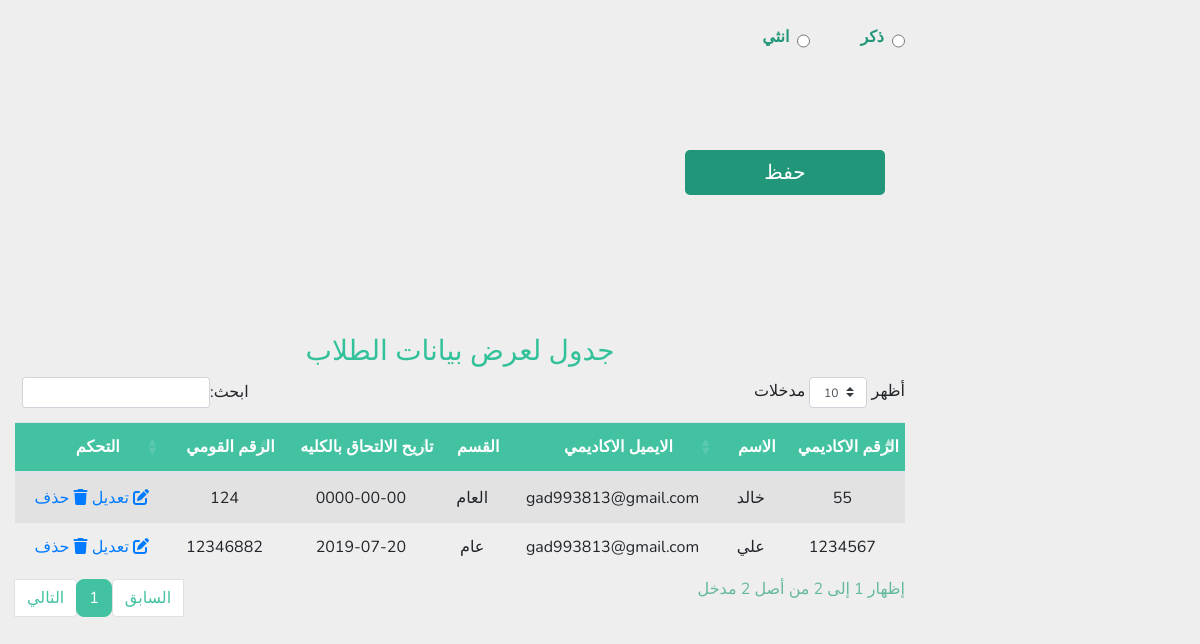
/Admins/AddStudent.php (signed in, lower part), run on an earlier commit of the app's database.
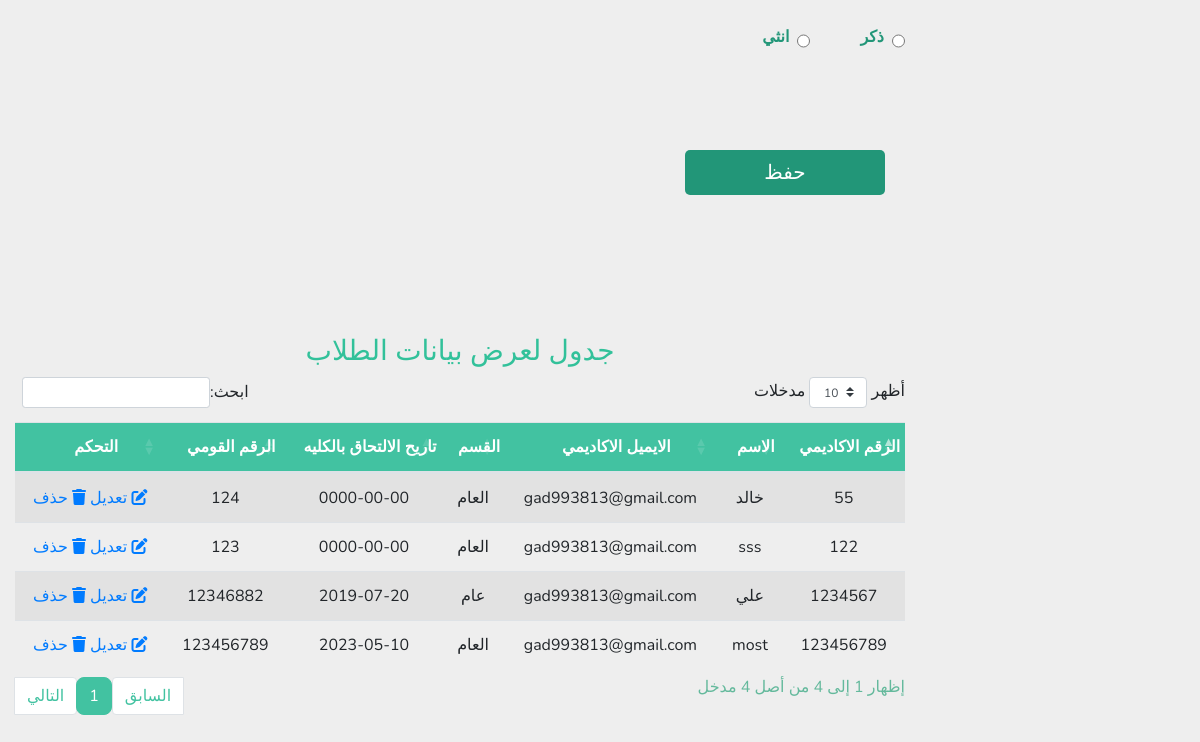
And on a later commit of the database.
### tables this page shows
CREATE TABLE `student` (
  `St_ID` int(30) NOT NULL,
  `Password` varchar(100) NOT NULL,
  `Image` varchar(100) NOT NULL DEFAULT 'profile.jpg',
  `Full_Name` varchar(100) DEFAULT NULL,
  `Gender` varchar(100) DEFAULT NULL,
  `Nationality` varchar(100) DEFAULT 'مصري',
  `Religion` varchar(100) DEFAULT NULL,
  `Address` varchar(100) DEFAULT NULL,
  `Date_Birth` date DEFAULT NULL,
  `National_ID` varchar(30) DEFAULT NULL,
  `Phone_Number` varchar(30) DEFAULT NULL,
  `Academic_Email` varchar(100) DEFAULT NULL,
  `School` varchar(100) DEFAULT NULL,
  `Qualification` varchar(100) DEFAULT 'ثانوي عام',
  `Total_Degree` double DEFAULT NULL,
  `Average` float DEFAULT NULL,
  `Date_Coordination` date DEFAULT NULL,
  `Number_Coordination` varchar(100) DEFAULT NULL,
  `Faculty` varchar(100) DEFAULT 'الحاسبات والمعلومات',
  `University` varchar(100) DEFAULT 'المنوفيه',
  `Department` varchar(100) DEFAULT 'عام',
  `Joining_Date` date DEFAULT NULL,
  `Job` varchar(100) NOT NULL DEFAULT 'طالب'
);

### Admins/AddStudent.php (the view, shortened to what this page needs)
<!DOCTYPE html>
<html lang="ar" dir="rtl">
<head>
    <link rel="stylesheet" href="../CssComponent/all.min.css">
    <link rel="stylesheet" href="../CssComponent/AddData.css">
    <link rel="stylesheet" href="../CssComponent/Table.css">
    <link rel="stylesheet" href="../CssComponent/Dashboard.css">
    <link rel="stylesheet" href="https://maxcdn.bootstrapcdn.com/bootstrap/4.0.0/css/bootstrap.min.css">
    <link href="https://cdn.datatables.net/1.10.20/css/dataTables.bootstrap4.min.css" rel="stylesheet">
    <link href="https://cdn.datatables.net/responsive/2.2.3/css/responsive.bootstrap.min.css" rel="stylesheet">
    <link href="https://cdnjs.cloudflare.com/ajax/libs/font-awesome/5.11.2/css/all.min.css" rel="stylesheet">
</head>
<body>
    <section class="section">
        <?php include_once("../Components/NavBar.php"); ?>
        <div class="container">
            <form action="" method="POST" enctype="multipart/form-data">
                <div class="oneuser">
                    <div class="allinput">
                        <div class="input-filed">
                            <div class="gender">
                                <div class="male">
                                    <input type="radio" name="gender" id="male" value="ذكر">
                                    <label for="male">ذكر</label>
                                </div>
                                <div class="female">
                                    <input type="radio" name="gender" id="female" value="انثي">
                                    <label for="female">انثي</label>
                                </div>
                            </div>
                        </div>
                    </div>
                </div>
                <div class="save">
                    <input type="submit" value="حفظ" name="submit">
                </div>
            </form>
            <div class="main-content">
                <h3 class="titleTabel">جدول لعرض بيانات الطلاب</h3>
                <table id="files_list" class="table table-striped dt-responsive  " style="width:100%">
                    <thead class="thead_dark">
                        <th class="th_text">الرقم الاكاديمي</th>
                        <th class="th_text">الاسم</th>
                        <th class="th_text">الايميل الاكاديمي</th>
                        <th class="th_text">القسم</th>
                        <th class="th_text">تاريح الالتحاق بالكليه</th>
                        <th class="th_text">الرقم القومي</th>
                        <th class="th_text">التحكم</th>
                    </thead>
                    <tbody>
                        <?php
                        $all_admins = $con->query("SELECT * FROM `student`");
                        $all_admins = $all_admins->fetchAll(PDO::FETCH_ASSOC);
                        if (!empty($all_admins)) {
                            foreach ($all_admins as  $user) {
                        ?>
                                <tr class='row-table'>
                                    <td><?php echo $user['St_ID'] ?></td>
                                    <td><?php echo $user['Full_Name'] ?></td>
                                    <td><?php echo $user['Academic_Email'] ?></td>
                                    <td><?php echo $user['Department'] ?></td>
                                    <td><?php echo $user['Joining_Date'] ?></td>
                                    <td><?php echo $user['National_ID'] ?></td>
                                    <td class="flex-btn">
                                        <a href="update_student.php?update=<?php echo $user['St_ID'] ?>" class="delete-btn"><i class="fa-solid fa-edit"></i> تعديل</a>
                                        <a href="AddAdmin.php?delete=<?php echo $user['St_ID'] ?>" class="delete-btn" onclick="return confirm('Are you soure Delete this user ?');"><i class="fa-solid fa-trash"></i> حذف</a>
                                    </td>
                                </tr>
                        <?php
                            }
                        } else {
                            echo '<p class="empty">no Admin available</p>';
                        }
                        ?>
                    </tbody>
                </table>
            </div>
        </div>
    </section>
</body>
</html>

What changed in the data, as far as the page shows it:
added student: St_ID "122", Full_Name "sss", Academic_Email "gad993813@gmail.com", Department "العام", Joining_Date "0000-00-00", National_ID "123"
added student: St_ID "123456789", Full_Name "most", Academic_Email "gad993813@gmail.com", Department "العام", Joining_Date "2023-05-10", National_ID "123456789"
Also different on the page:
text written by a page script: "أظهر مدخلات ابحث: إظهار 1 إلى 2 من أصل 2 مدخل السابق 1 التالي" → "أظهر مدخلات ابحث: إظهار 1 إلى 4 من أصل 4 مدخل السابق 1 التالي"
